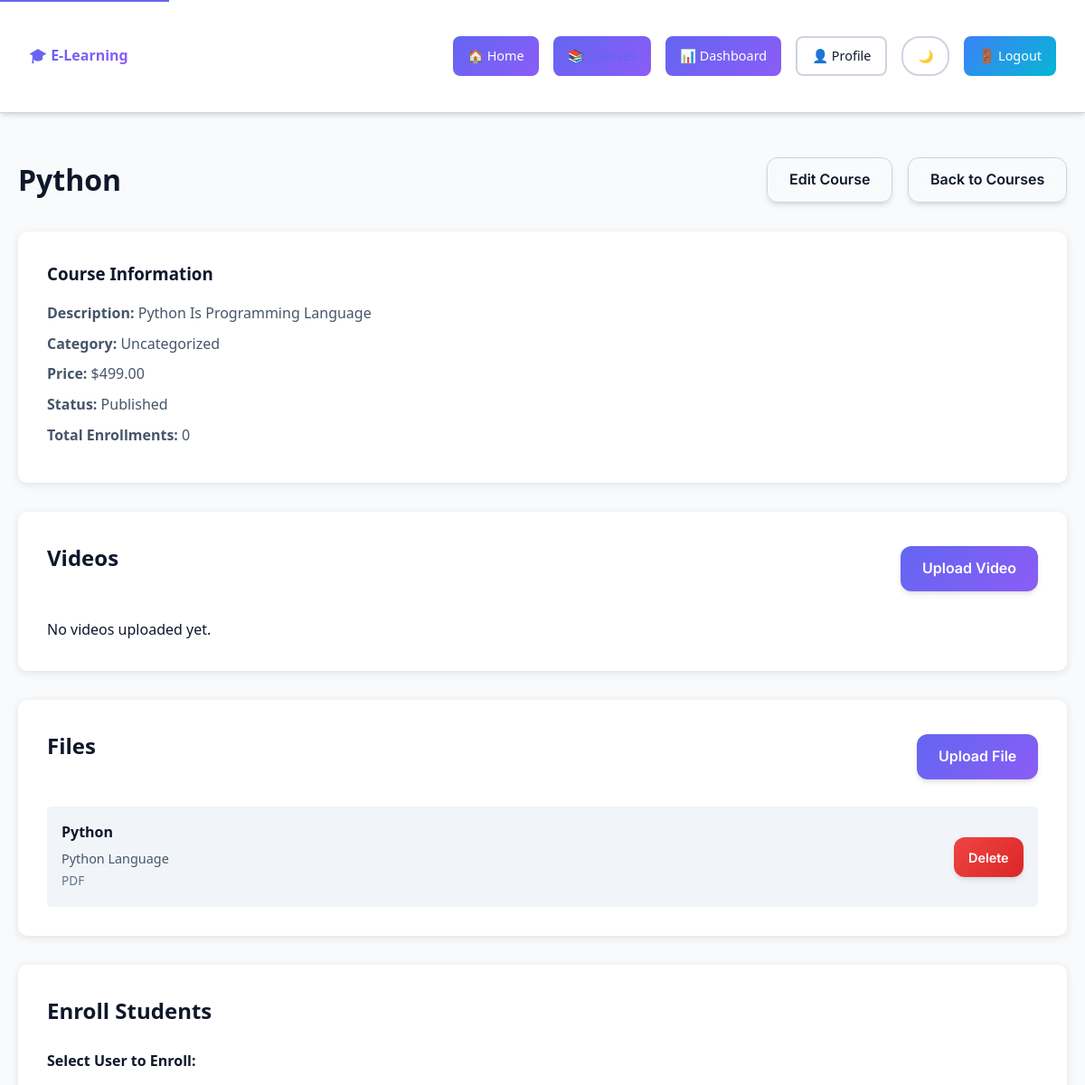
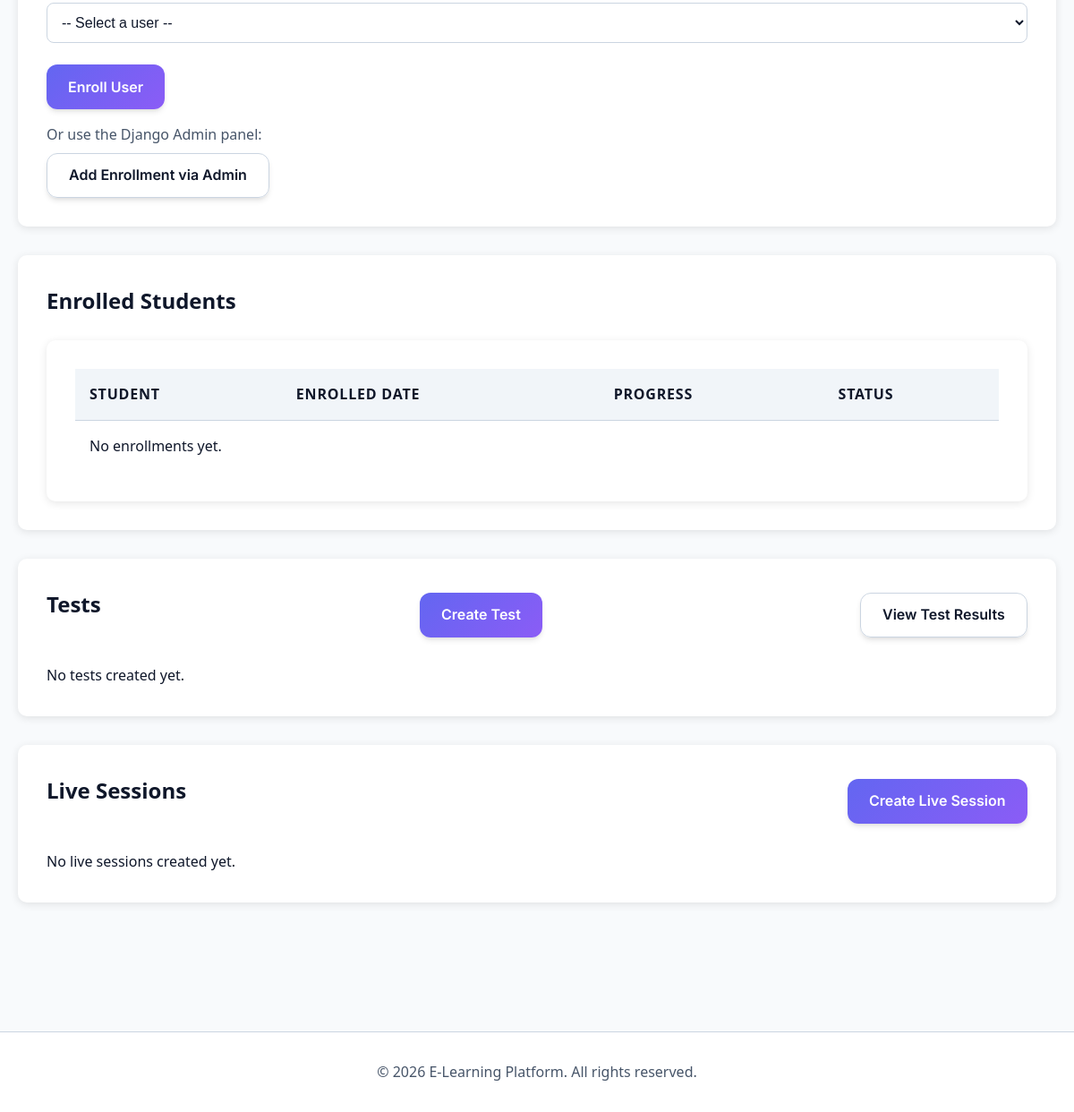
The page /courses/admin/course/7/ (signed in) on the database its author committed (2 pictures, top to bottom).
### learnapp/models.py (models this page shows, shortened)
class Course(models.Model):
    LEVEL_CHOICES = (
        ('beginner', 'Beginner'),
        ('intermediate', 'Intermediate'),
        ('advanced', 'Advanced'),
    )
    title = models.CharField(max_length=200)
    description = models.TextField()
    category = models.ForeignKey(Category, on_delete=models.SET_NULL, null=True, blank=True)
    instructor = models.ForeignKey(User, on_delete=models.CASCADE, related_name='courses')
    thumbnail = models.ImageField(upload_to='course_thumbnails/', blank=True, null=True)
    price = models.DecimalField(max_digits=10, decimal_places=2, default=0.00)
    duration = models.CharField(max_length=100, help_text='e.g., "8 weeks" or "40 hours"', blank=True)
    level = models.CharField(max_length=20, choices=LEVEL_CHOICES, default='beginner')
    lessons_count = models.PositiveIntegerField(default=0, help_text='Number of lessons/lessons')
    learning_outcomes = models.TextField(blank=True, help_text='What students will learn (one per line)')
    requirements = models.TextField(blank=True, help_text='Prerequisites (one per line)')
    is_published = models.BooleanField(default=False)
    created_at = models.DateTimeField(auto_now_add=True)
    updated_at = models.DateTimeField(auto_now=True)

class CourseFile(models.Model):
    FILE_TYPE_CHOICES = (
        ('pdf', 'PDF'),
        ('doc', 'Document'),
        ('image', 'Image'),
        ('other', 'Other'),
    )
    DOWNLOAD_PERMISSION_CHOICES = (
        ('download', 'Download Allowed'),
        ('view_only', 'View Only'),
    )
    course = models.ForeignKey(Course, on_delete=models.CASCADE, related_name='files')
    title = models.CharField(max_length=200)
    file = models.FileField(upload_to='course_files/')
    file_type = models.CharField(max_length=10, choices=FILE_TYPE_CHOICES, default='other')
    description = models.TextField(blank=True)
    order = models.PositiveIntegerField(default=0)
    day = models.PositiveIntegerField(default=1, help_text='Day number for this content')
    download_permission = models.CharField(max_length=10, choices=DOWNLOAD_PERMISSION_CHOICES, default='view_only')
    allow_download = models.BooleanField(default=False, help_text='Allow users to download this file')
    allow_streaming = models.BooleanField(default=True, help_text='Allow users to view this file')
    created_at = models.DateTimeField(auto_now_add=True)
    class Meta:
        ordering = ['day', 'order']

### secondapp/decorators.py (the view)
    @login_required
    def wrapped_view(request, *args, **kwargs):
        if request.user.user_type != 'admin':
            messages.error(request, 'Access denied. Admin privileges required.')
            return redirect('dashboard')
        return view_func(request, *args, **kwargs)

### learnapp/views.py (called while the page is built)
@admin_required
def admin_course_detail(request, course_id):
    course = get_object_or_404(Course, id=course_id)
    videos = course.videos.all()
    files = course.files.all()
    enrollments = course.enrollments.all()
    enrolled_user_ids = enrollments.values_list('user_id', flat=True)
    available_users = User.objects.exclude(id__in=enrolled_user_ids).filter(user_type='user')
    return render(request, 'admin_course_detail.html', {
        'course': course,
        'videos': videos,
        'files': files,
        'enrollments': enrollments,
        'available_users': available_users
    })

### templates/admin_course_detail.html (shortened to what this page needs)
{% extends 'base.html' %}
{% block content %}
<div class="admin-page">
    <div class="container">
        <div class="admin-header">
            <h1>{{ course.title }}</h1>
            <div class="admin-actions">
                <a href="{% url 'admin_course_edit' course.id %}" class="btn btn-secondary">Edit Course</a>
                <a href="{% url 'admin_course_list' %}" class="btn btn-secondary">Back to Courses</a>
            </div>
        </div>
        <div class="admin-course-info">
            <div class="info-card">
                <h3>Course Information</h3>
                <p><strong>Description:</strong> {{ course.description }}</p>
                <p><strong>Category:</strong> {{ course.category.name|default:"Uncategorized" }}</p>
                <p><strong>Price:</strong> ${{ course.price }}</p>
                <p><strong>Status:</strong> {% if course.is_published %}Published{% else %}Draft{% endif %}</p>
                <p><strong>Total Enrollments:</strong> {{ enrollments.count }}</p>
            </div>
        </div>
        <div class="admin-section">
            <div class="section-header">
                <h2>Videos</h2>
                <a href="{% url 'admin_video_upload' course.id %}" class="btn btn-primary">Upload Video</a>
            </div>
            <div class="admin-video-list">
                {% for video in videos %}
                    <div class="admin-video-item">
                        <div class="video-info">
                            <h3>{{ video.title }}</h3>
                            <p>{{ video.description|truncatewords:10 }}</p>
                            <div class="video-meta">
                                <span>Order: {{ video.order }}</span>
                                {% if video.is_live %}
                                    <span class="live-badge">🔴 Live</span>
                                {% endif %}
                            </div>
                        </div>
                        <div class="video-actions">
                            <a href="{% url 'admin_video_edit' video.id %}" class="btn btn-sm btn-secondary">Edit</a>
                            {% if video.is_live %}
                                <a href="{% url 'admin_stop_live' video.id %}" class="btn btn-sm btn-danger">Stop Live</a>
                            {% else %}
                                <a href="{% url 'admin_start_live' video.id %}" class="btn btn-sm btn-success">Start Live</a>
                            {% endif %}
                            <button onclick="confirmDeleteVideo({{ video.id }})" class="btn btn-sm btn-danger">Delete</button>
                        </div>
                    </div>
                {% empty %}
                    <p>No videos uploaded yet.</p>
                {% endfor %}
            </div>
        </div>
        <div class="admin-section">
            <div class="section-header">
                <h2>Files</h2>
                <a href="{% url 'admin_file_upload' course.id %}" class="btn btn-primary">Upload File</a>
            </div>
            <div class="admin-file-list">
                {% for file in files %}
                    <div class="admin-file-item">
                        <div class="file-info">
                            <h3>{{ file.title }}</h3>
                            <p>{{ file.description|truncatewords:10 }}</p>
                            <span class="file-type">{{ file.get_file_type_display }}</span>
                        </div>
                        <div class="file-actions">
                            <button onclick="confirmDeleteFile({{ file.id }})" class="btn btn-sm btn-danger">Delete</button>
                        </div>
                    </div>
                {% empty %}
                    <p>No files uploaded yet.</p>
                {% endfor %}
            </div>
        </div>
        <div class="admin-section">
            <h2>Enroll Students</h2>
            <div class="info-card">
                <form method="post" action="{% url 'admin_enroll_user' course.id %}">
                    <div class="form-group">
                        <label for="user_id">Select User to Enroll:</label>
                        <select name="user_id" id="user_id" required>
                            <option value="">-- Select a user --</option>
                        </select>
                    </div>
                    <button type="submit" class="btn btn-primary">Enroll User</button>
                </form>
                <p style="margin-top: 1rem;">Or use the Django Admin panel:</p>
                <a href="/admin/learnapp/enrollment/add/" class="btn btn-secondary" target="_blank">Add Enrollment via Admin</a>
            </div>
        </div>
        <div class="admin-section">
            <h2>Enrolled Students</h2>
            <div class="admin-table">
                <table>
                    <thead>
                        <tr>
                            <th>Student</th>
                            <th>Enrolled Date</th>
                            <th>Progress</th>
                            <th>Status</th>
                        </tr>
                    </thead>
                    <tbody>
                        {% for enrollment in enrollments %}
                            <tr>
                                <td>{{ enrollment.user.username }}</td>
                                <td>{{ enrollment.enrolled_at|date:"M d, Y" }}</td>
                                <td>{{ enrollment.progress }}%</td>
                                <td>
                                    {% if enrollment.is_completed %}
                                        <span class="status completed">Completed</span>
                                    {% else %}
                                        <span class="status in-progress">In Progress</span>
                                    {% endif %}
                                </td>
                            </tr>
                        {% empty %}
                            <tr>
                                <td colspan="4">No enrollments yet.</td>
                            </tr>
                        {% endfor %}
                    </tbody>
                </table>
            </div>
        </div>
        <div class="admin-section">
            <div class="section-header">
                <h2>Tests</h2>
                <a href="{% url 'create_test' course.id %}" class="btn btn-primary">Create Test</a>
                <a href="{% url 'view_user_test_results' course.id %}" class="btn btn-secondary">View Test Results</a>
            </div>
            <div class="admin-test-list">
                {% for test in course.tests.all %}
                    <div class="admin-test-item">
                        <div class="test-info">
                            <h3>{{ test.title }}</h3>
                            <p>{{ test.description|truncatewords:10 }}</p>
                            <div class="test-meta">
                                <span>Duration: {{ test.duration }} min</span>
                                <span>Passing: {{ test.passing_score }}%</span>
                                <span>Day: {{ test.day }}</span>
                                <span>Questions: {{ test.questions.count }}</span>
                            </div>
                        </div>
                        <div class="test-actions">
                            <a href="{% url 'test_detail' test.id %}" class="btn btn-sm btn-secondary">View Details</a>
                            <a href="{% url 'add_question' test.id %}" class="btn btn-sm btn-primary">Add Question</a>
                            <button onclick="confirmDeleteTest({{ test.id }})" class="btn btn-sm btn-danger">Delete</button>
                        </div>
                    </div>
                {% empty %}
                    <p>No tests created yet.</p>
                {% endfor %}
            </div>
        </div>
        <div class="admin-section">
            <div class="section-header">
                <h2>Live Sessions</h2>
                <a href="{% url 'create_live_session' course.id %}" class="btn btn-primary">Create Live Session</a>
            </div>
            <div class="admin-live-list">
                {% for session in course.live_sessions.all %}
                    <div class="admin-live-item">
                        <div class="live-info">
                            <h3>{{ session.title }}</h3>
                            <p>{{ session.description|truncatewords:10 }}</p>
                            <div class="live-meta">
                                <span>Scheduled: {{ session.scheduled_at }}</span>
                                <span>Duration: {{ session.duration }} min</span>
                                <span>Day: {{ session.day }}</span>
                                {% if session.is_active %}
                                    <span class="live-badge">🔴 Live Now</span>
                                {% endif %}
                            </div>
                        </div>
                        <div class="live-actions">
                            {% if session.is_active %}
                                <a href="{% url 'toggle_live_session' session.id %}" class="btn btn-sm btn-danger">Stop Live</a>
                            {% else %}
                                <a href="{% url 'toggle_live_session' session.id %}" class="btn btn-sm btn-success">Go Live</a>
                            {% endif %}
                            <a href="{% url 'watch_live_session' session.id %}" class="btn btn-sm btn-secondary">Watch</a>
                            <button onclick="confirmDeleteLiveSession({{ session.id }})" class="btn btn-sm btn-danger">Delete</button>
                        </div>
                    </div>
                {% empty %}
                    <p>No live sessions created yet.</p>
                {% endfor %}
            </div>
        </div>
    </div>
</div>
{% endblock %}

### static/css/optimized.css (style rules this page uses)
* { margin: 0; padding: 0; box-sizing: border-box; }
html { scroll-behavior: smooth; }
body { font-family: 'Segoe UI', -apple-system, BlinkMacSystemFont, 'Poppins', sans-serif; font-size: var(--text-base); line-height: 1.6; color: var(--text-primary); background-color: var(--bg-primary); transition: background-color var(--transition-normal), color var(--transition-normal); -webkit-font-smoothing: antialiased; -moz-osx-font-smoothing: grayscale; }
.container { max-width: 1280px; margin: 0 auto; padding: 0 var(--spacing-md); }
@media (min-width: 768px) { .container { padding: 0 var(--spacing-lg); } }
.btn { display: inline-flex; align-items: center; justify-content: center; gap: var(--spacing-xs); padding: var(--spacing-sm) var(--spacing-lg); border: none; border-radius: var(--radius-md); font-size: var(--text-base); font-weight: 600; text-decoration: none; cursor: pointer; transition: all var(--transition-fast); background-color: var(--primary-color); color: var(--text-inverse); min-height: 44px; }
.btn-primary { background-color: var(--primary-color); color: var(--text-inverse); }
.btn-secondary { background-color: var(--bg-card); color: var(--text-primary); border: 1px solid var(--border-color); }
.btn-danger { background-color: var(--danger-color); color: var(--text-inverse); }
.btn-sm { padding: var(--spacing-xs) var(--spacing-md); font-size: var(--text-sm); }
.form-group { margin-bottom: var(--spacing-md); }
.form-group label { display: block; margin-bottom: var(--spacing-xs); font-weight: 600; color: var(--text-primary); font-size: var(--text-sm); }
input, textarea, select { width: 100%; padding: var(--spacing-sm) var(--spacing-md); border: 1px solid var(--border-color); border-radius: var(--radius-md); font-size: var(--text-base); background-color: var(--bg-input); color: var(--text-primary); transition: border-color var(--transition-fast), background-color var(--transition-normal); min-height: 44px; }
table { width: 100%; border-collapse: collapse; background-color: var(--bg-card); }
th, td { padding: var(--spacing-md); text-align: left; border-bottom: 1px solid var(--border-color); }
th { background-color: var(--bg-secondary); font-weight: 600; color: var(--text-primary); font-size: var(--text-sm); text-transform: uppercase; letter-spacing: 0.05em; }
tr:last-child td { border-bottom: none; }
.video-info h3, .file-info h3 { color: var(--text-primary); margin-bottom: var(--spacing-xs); font-size: var(--text-base); }
.video-info p, .file-info p { color: var(--text-secondary); font-size: var(--text-sm); }
.stat-card, .course-card, .card, .btn { will-change: transform; backface-visibility: hidden; -webkit-backface-visibility: hidden; }
@media (min-width: 1200px) { .container { max-width: 1200px; } }

### rows shown on the page
Course: title "Python", description "Python Is Programming Language", category.name "Uncategorized", price "499.00"
CourseFile: title "Python", description "Python Language", file_type "PDF"

### other values the page prints
{{ enrollments.count }} "0"
